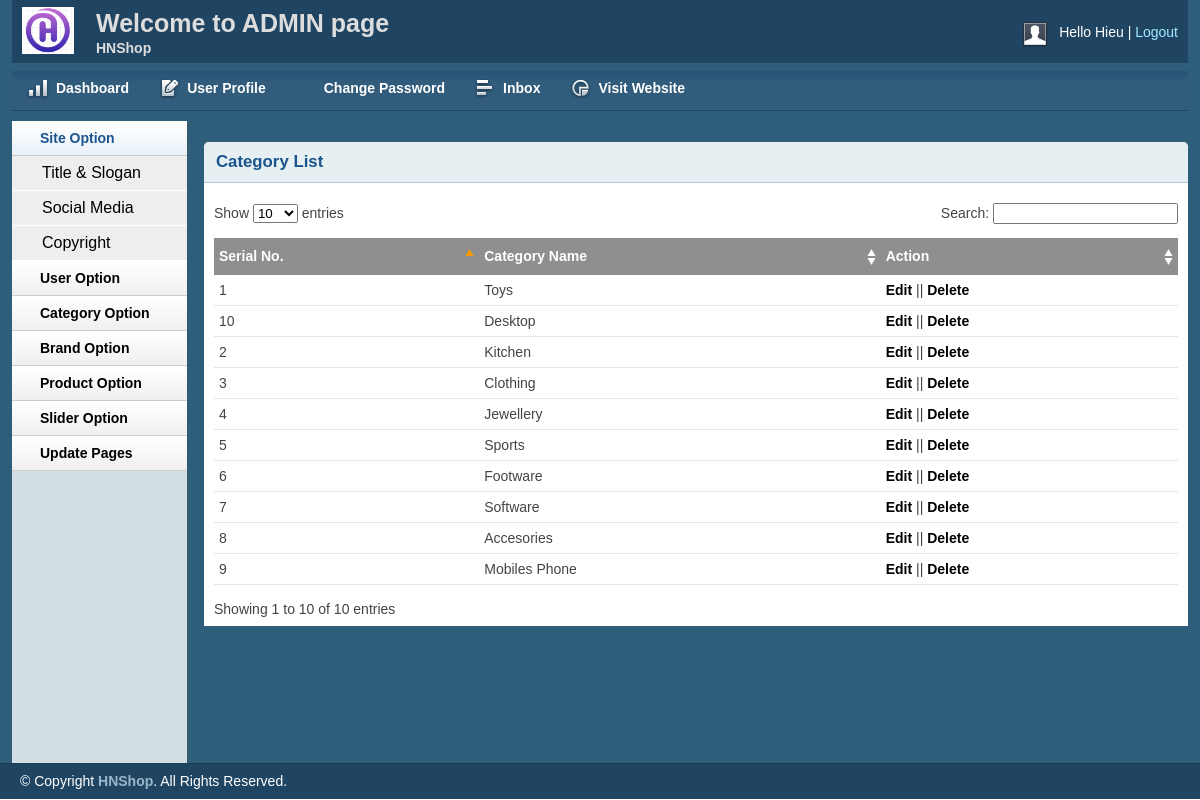
Before: /admin/catlist.php (signed in) with the older database file.
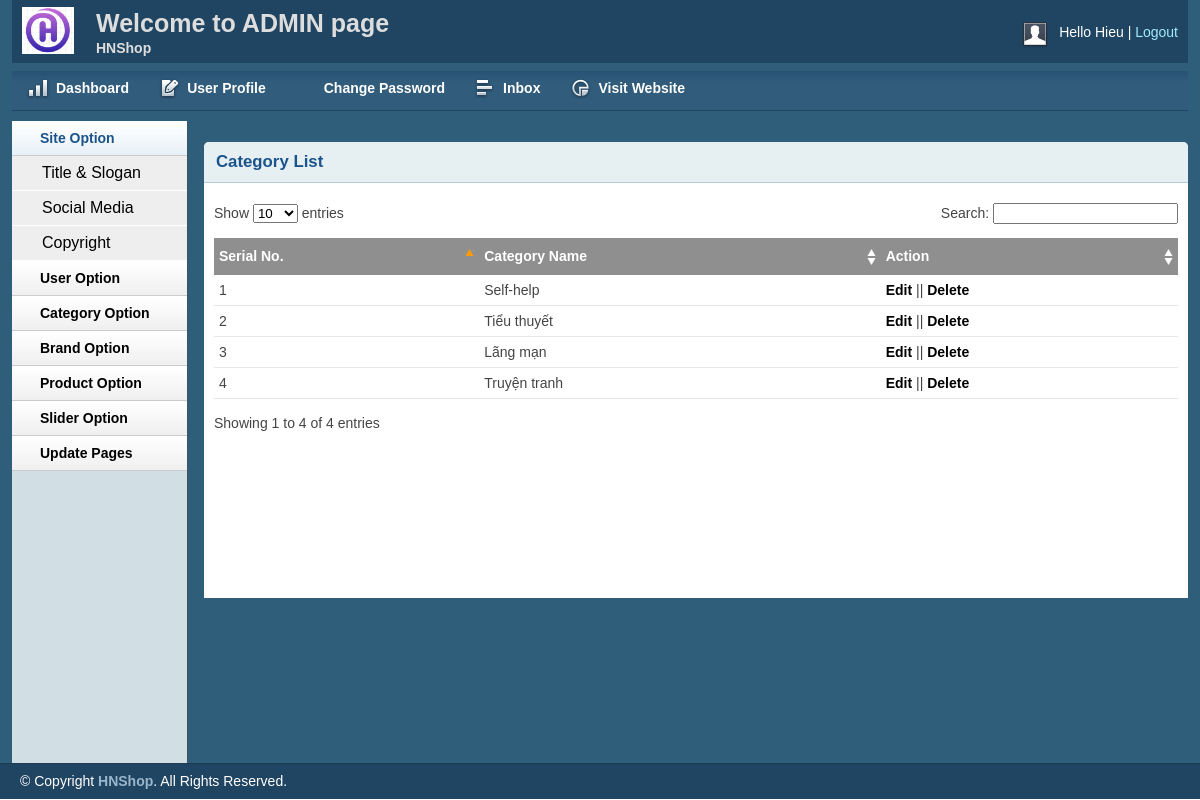
After: the same page with the newer database file.
### tables this page shows
CREATE TABLE IF NOT EXISTS `tbl_category` (
  `catId` int(11) NOT NULL AUTO_INCREMENT,
  `catName` varchar(255) NOT NULL,
  PRIMARY KEY (`catId`)
);

### lib/session.php (called while the page is built, shortened)
<?php
class Session{
 public static function get($key){
    if (isset($_SESSION[$key])) {
     return $_SESSION[$key];
    } else {
     return false;
    }
 }
}
?>

### lib/database.php (called while the page is built, shortened)
<?php
Class Database extends PDO{
   public $host   = DB_HOST;
   public $user   = DB_USER;
   public $pass   = DB_PASS;
   public $dbname = DB_NAME;
   public $link;
private function connectDB(){
   $this->link = new mysqli($this->host, $this->user, $this->pass,
    $this->dbname);
 }
public function select($query){
  $result = $this->link->query($query) or
   die($this->link->error.__LINE__);
  if($result->num_rows > 0){
    return $result;
  } else {
    return false;
  }
 }
}

### classes/category.php (called while the page is built, shortened)
<?php
$filepath = realpath(dirname(__FILE__));
include_once ($filepath.'/../lib/database.php');
?>
<?php
 class category
 {
 	 private $db;
	 public function __construct()
	 {
		$this->db = new Database();
	 }
	 public function select_category()
	 {
	 	$query = "SELECT * FROM tbl_category ORDER BY catId desc";
	 	$result = $this->db->select($query);
	 	return $result;
	 }
 }
?>

### admin/catlist.php (the view, shortened to what this page needs)
<?php include 'inc/header.php';?>
<?php include 'inc/sidebar.php';?>
<?php include '../classes/category.php' ?>
<?php
	$cat = new category();
?>
        <div class="grid_10">
            <div class="box round first grid">
                <h2>Category List</h2>
                <div class="block">
                    <table class="data display datatable" id="example">
					<thead>
						<tr>
							<th>Serial No.</th>
							<th>Category Name</th>
							<th>Action</th>
						</tr>
					</thead>
					<tbody>
					<?php
						$show_cate = $cat->select_category();
						if($show_cate)
						{
							$i = 0;
							while($result = $show_cate->fetch_assoc())
							{
								$i++;
					?>
						<tr class="odd gradeX">
							<td><?php echo $i ?></td>
							<td><?php echo $result['catName']?></td>
							<td><a href="catedit.php?catid=<?php echo $result['catId'] ?>">Edit</a> ||
								<a onclick="return confirm('Do you want to delete ?')" href="?delid=<?php echo $result['catId'] ?>">Delete</a></td>
						</tr>
					<?php
							}
						}
					?>
					</tbody>
				</table>
               </div>
            </div>
        </div>
<?php include 'inc/footer.php';?>

### admin/inc/header.php (shortened to what this page needs)
<?php
include '../lib/session.php';
?>
<!DOCTYPE html>
<html>
<head>
    <link rel="stylesheet" type="text/css" href="css/reset.css" media="screen" />
    <link rel="stylesheet" type="text/css" href="css/text.css" media="screen" />
    <link rel="stylesheet" type="text/css" href="css/grid.css" media="screen" />
    <link rel="stylesheet" type="text/css" href="css/layout.css" media="screen" />
    <link rel="stylesheet" type="text/css" href="css/nav.css" media="screen" />
    <link href="css/table/demo_page.css" rel="stylesheet" type="text/css" />
</head>
<body>
    <div class="container_12">
        <div class="grid_12 header-repeat">
            <div id="branding">
                <div class="floatleft logo">
                    <img src="../images/logoHN.png" alt="Logo" />
				</div>
				<div class="floatleft middle">
					<h1>Welcome to ADMIN page</h1>
					<p>HNShop</p>
				</div>
                <div class="floatright">
                    <div class="floatleft">
                        <img src="img/img-profile.jpg" alt="Profile Pic" /></div>
                    <div class="floatleft marginleft10">
                        <ul class="inline-ul floatleft">
                            <li>Hello <?php echo Session::get('adminName') ?></li>
                            <li><a href="?action=logout">Logout</a></li>
                        </ul>
                    </div>
                </div>
            </div>
        </div>
        <div class="grid_12">
            <ul class="nav main">
                <li class="ic-dashboard"><a href="index.php"><span>Dashboard</span></a> </li>
                <li class="ic-form-style"><a href=""><span>User Profile</span></a></li>
				<li class="ic-typography"><a href="changepassword.php"><span>Change Password</span></a></li>
				<li class="ic-grid-tables"><a href="inbox.php"><span>Inbox</span></a></li>
                <li class="ic-charts"><a href="../index.php"><span>Visit Website</span></a></li>
            </ul>
        </div>

### admin/inc/sidebar.php (shortened to what this page needs)
<div class="grid_2">
    <div class="box sidemenu">
        <div class="block" id="section-menu">
            <ul class="section menu">
               <li><a class="menuitem">Site Option</a>
                    <ul class="submenu">
                        <li><a href="titleslogan.php">Title & Slogan</a></li>
                        <li><a href="social.php">Social Media</a></li>
                        <li><a href="copyright.php">Copyright</a></li>
                    </ul>
                </li>
                <li><a class="menuitem">User Option</a>
                </li>
				<li><a class="menuitem">Category Option</a>
                </li>
                <li><a class="menuitem">Brand Option</a>
                </li>
                <li><a class="menuitem">Product Option</a>
                </li>
                <li><a class="menuitem">Slider Option</a>
                </li>
                 <li><a class="menuitem">Update Pages</a>
                </li>
            </ul>
        </div>
    </div>
</div>

### admin/inc/footer.php (shortened to what this page needs)
    </div>
    <div id="site_info">
        <p>
         &copy; Copyright <a href="">HNShop</a>. All Rights Reserved.
        </p>
    </div>
</body>
</html>

### admin/css/layout.css (style rules this page uses)
body { background: #fff none repeat scroll 0 0; color: #444; font-size: 14px; padding: 0; }
.floatleft { float:left; }
.logo img { margin-top: -15px; width: 52px; }
.middle { margin-left: 22px; margin-top: -14px; }
.middle h1 { color:#ddd;margin:0 }
.middle p { color: #ddd; margin: 0; font-weight: bold; }
.floatright { float:right; }
.inline-ul li { display:inline; color:#fff; }
.marginleft10 { margin-left:10px; }
a { color: #000; font-weight:bold; text-decoration: none; }
.container_12, .container_16 { background:#2E5E79; }
h1, h2, h3, h4, h5, h6 { line-height:1.2em; margin-bottom:.3em; }
h2 { margin-top:1em; }
#branding { font-weight: normal; margin-bottom: 0; padding: 22px 10px 3px; text-align: left; }
.header-repeat { background:url(../img/header-repeat.jpg) repeat-x; }
#branding a { color:#A1EAFF; font-weight:normal; }
#branding a:before { content:" | "; color:#fff; }
#branding ul, #branding ul li { margin:0px; padding:0px; }
#branding li { padding:0px 0px 0px 0px !important; }
.box { background:#fff; margin-bottom:20px; padding:10px 10px 10px 10px; margin-left:-8px; }
.box.grid { padding-bottom:40px; }
.box.round { -moz-border-radius: 5px 5px 0px 0px; -webkit-border-radius: 5px 5px 0px 0px; border-radius: 5px 5px 0px 0px; }
.box h2 { font-size:1.2em; font-weight:bold; color:#1B548D; background:#E6F0F3; margin:-10px -10px 0 -10px; padding:10px 12px; border-bottom:1px solid #B3CBD6; -moz-border-radius: 5px 5px 0px 0px; -webkit-border-radius: 5px 5px 0px 0px; border-radius: 5px 5px 0px 0px; }
.box.first { min-height: 406px; }
.block { padding-top:20px; }
.box.sidemenu { background-color:#D1DEE4; border-right:1px solid #3A5665; padding:0px; margin:0px; cursor:pointer; }
.box.sidemenu .block { padding-top:0px; margin-top:0px; }
p { margin-bottom:1em; }
ul, ol { padding-top:0; }
ul.menu { list-style:none; border-top:1px solid #bbb; }
ul.menu li { margin:0; }
ul.menu li a { display:block; padding:4px 10px; border-bottom:1px solid #ccc; }
ul.menu ul { list-style:none; margin:0; }
ul.menu ul li a { padding-left:30px; }
ul.section { border-top:0; margin-bottom:0; }
ul.section li a { background:url(../img/sidemenu-repeat.jpg) repeat-x; line-height:26px; padding-left:28px; }
ul.section li li a { background:#ddd; border-bottom:1px solid #eee; }
ul.section ul li { text-transform:none; }
ul.section ul.current li a { background: #eee none repeat scroll 0 0; border-bottom: 1px solid #fff; font-size: 16px; font-weight: normal; }
ul.section li a.current { color:#1B548D; background:url(../img/sidemenu-repeat-hover.jpg) repeat-x; }
#site_info { color:#fff; background:#204562; border-top:1px solid #1d3b53; padding-left:20px; }
#site_info p { line-height:35px; margin-bottom:0px; }
#site_info a { color:#9ab6cc; }
.block { padding-bottom:1px; }
table.display { margin: 0 auto; clear: both; width: 100%; }
.sorting_asc { background: #8f8f8f url(../img/table/sort_asc.png) no-repeat center right; padding:8px 5px; text-align:left; color:#fff; }
.sorting { background:#8f8f8f url(../img/table/sort_both.png) no-repeat center right; padding:8px 5px; text-align:left; color:#fff; }
tr.odd { height: 30px; line-height: 30px; border-bottom:1px solid #e6e6e6; }
tr.even { height: 30px; line-height: 30px; border-bottom:1px solid #e6e6e6; }
tr.odd td, tr.even td { padding-left:5px; }

Changed rows visible on the page:
removed tbl_category: catName "Toys"
removed tbl_category: catName "Kitchen"
removed tbl_category: catName "Clothing"
removed tbl_category: catName "Jewellery"
removed tbl_category: catName "Sports"
removed tbl_category: catName "Footware"
removed tbl_category: catName "Software"
removed tbl_category: catName "Accesories"
removed tbl_category: catName "Mobiles Phone"
removed tbl_category: catName "Desktop"
added tbl_category: catName "Self-help"
added tbl_category: catName "Tiểu thuyết"
added tbl_category: catName "Lãng mạn"
added tbl_category: catName "Truyện tranh"
Other visible differences:
text written by a page script: "Show entries Search: Showing 1 to 10 of 10 entries" → "Show entries Search: Showing 1 to 4 of 4 entries"
